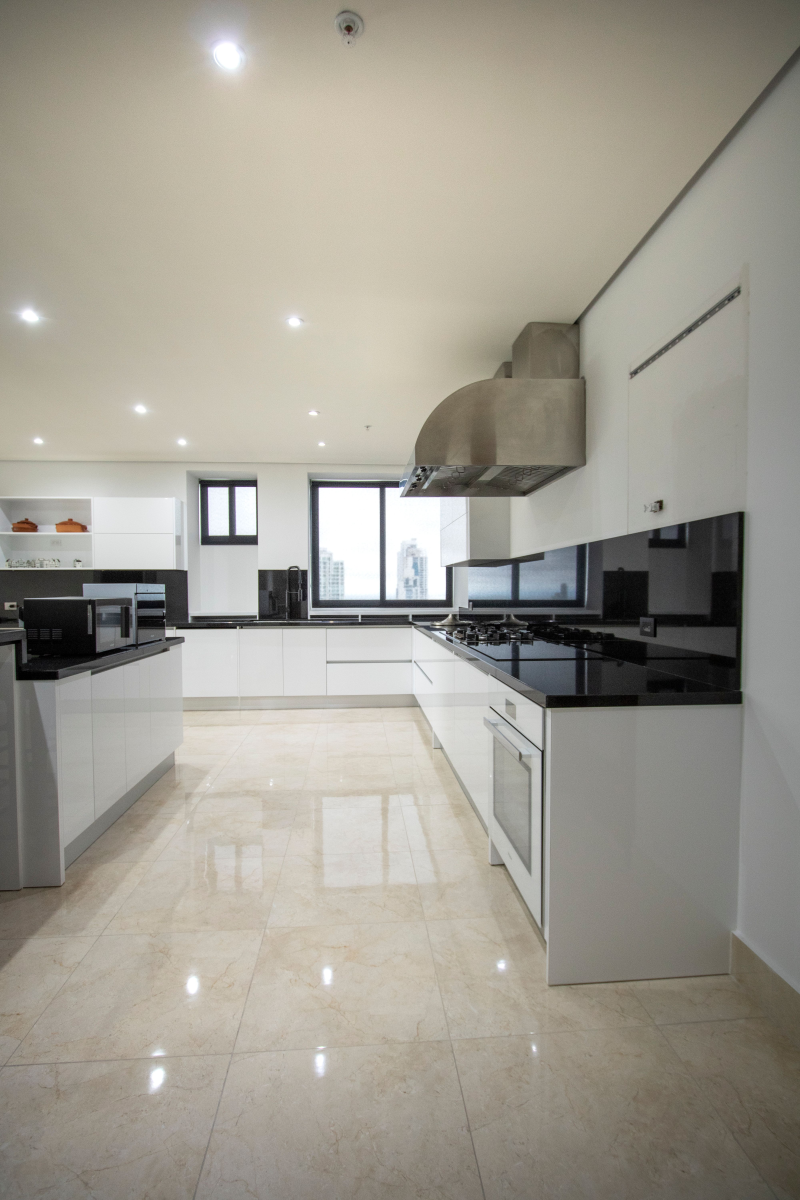
#> input picture 2026-10-27-buyer-tips-final-walk-through/build/src/p17301027.jpg, 4000 x 6000 px, given in place of p18326829.jpg, which was not available (shown at 1/5 size)
$ python prep_photos.py
#> lines starting #> are read from the running program, lines starting #| are printed output that depends on the picture; pictures that were not available may be replaced by others from this repository, and a replacement may not be noted
# Buyer tips Oct 27 2026 photo prep. Full-res Pexels originals in src/ (Pexels License), resized DOWN only.
# One crop per photo: img/NN.jpg 1080x1350 (4:5 carousel). The 1:1 set reuses img/NN.jpg with background-size:cover.
# Grade (fullbleed_tips standard): autocontrast blend 0.35, slight warmth, +5% contrast, UnsharpMask(1.0,70,2).
# No 9:16 set and no Short (Denise Oct 24 2026).
from PIL import Image, ImageEnhance, ImageFilter, ImageOps
import os
os.chdir(os.path.dirname(os.path.abspath(__file__)))
M={"01":("p18326829",.5,.62),"03":("p38311098",.5,.5),"04":("p40454339",.5,.5),"05":("p17301027",.5,.5),"06":("p7098014",.5,.5),
   "07":("p37323045",.5,.5),"08":("p20778163",.5,.5),"09":("p32956273",.5,.5),"10":("p5806989",.5,.5)}
LIFT={}
from PIL import ImageDraw
RT={"01":[((566,664,604,688),(-60,0))]}  # paint out small house number above door
def retouch(k,im):
    for box,(dx,dy) in RT.get(k,[]):
        patch=im.crop((box[0]+dx,box[1]+dy,box[2]+dx,box[3]+dy))
        m=Image.new("L",patch.size,0); ImageDraw.Draw(m).rectangle((2,2,patch.size[0]-3,patch.size[1]-3),fill=255)
        m=m.filter(ImageFilter.GaussianBlur(1.5)); im.paste(patch,box[:2],m)
    return im
def grade(im,k):
    im=Image.blend(im,ImageOps.autocontrast(im,cutoff=0.3),0.35)
    R,G,B=im.split(); R=R.point(lambda v:min(255,int(v*1.012+1))); B=B.point(lambda v:int(v*0.988)); im=Image.merge("RGB",(R,G,B))
    im=ImageEnhance.Contrast(im).enhance(1.05); im=im.filter(ImageFilter.UnsharpMask(1.0,70,2))
    if k in LIFT: im=im.point(lambda v:int(255*(v/255)**(1/LIFT[k])))
    return im
def crop(im,W,H,x,y):
    r=max(W/im.width,H/im.height); assert r<1,(im.size,W,H)
    im=im.resize((round(im.width*r),round(im.height*r)),Image.LANCZOS); l=int((im.width-W)*x); t=int((im.height-H)*y)
    return im.crop((l,t,l+W,t+H))
os.makedirs("img",exist_ok=True)
for k,(f,x,y) in M.items():
    im=ImageOps.exif_transpose(Image.open(f"src/{f}.jpg")).convert("RGB")
#> im is the input picture: PIL image 4000x6000 RGB; mean R, G, B 160.1, 155.9, 145.6
    grade(retouch(k,crop(im,1080,1350,x,y)),k).save(f"img/{k}.jpg",quality=95); print(k,f,"ok")
#> in crop, `return im.crop((l,t,l+W,t+H))`:
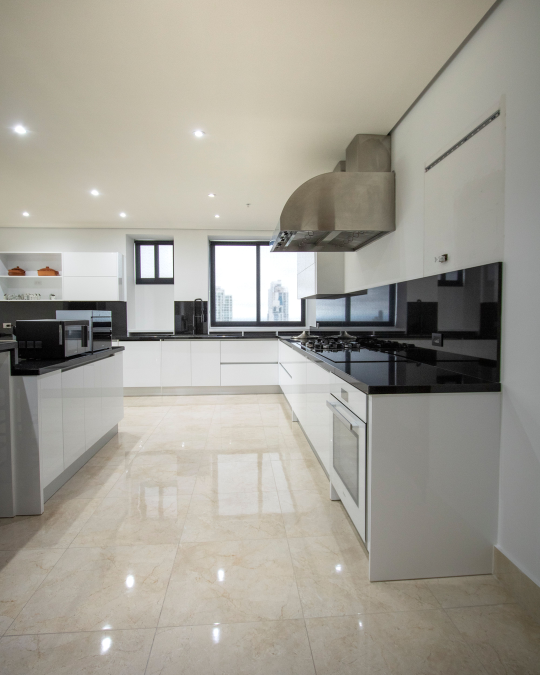
#> returned value: PIL image 1080x1350 RGB (shown at 1/2 size); mean R, G, B 162.7, 159.1, 149.3
#> the loop in retouch, `for box,(dx,dy) in RT.get(k,[]):` made 1 pass
#> (box, dx, dy) on pass 1: ((566, 664, 604, 688), -60, 0)
#> pass 1, in retouch, `patch=im.crop((box[0]+dx,box[1]+dy,box[2]+dx,box[3]+dy))`:
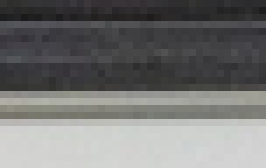
#> patch: PIL image 38x24 RGB (shown 7 times larger); mean R, G, B 115.7, 115.9, 115
#> pass 1, in retouch, `m = m.filter(ImageFilter.GaussianBlur(1.5))`:
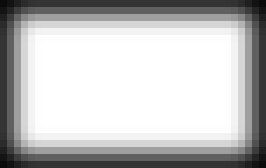
#> m: PIL image 38x24 L (shown 7 times larger); min 11, max 255, mean 189.9
#> in grade, `R, G, B = im.split()`:
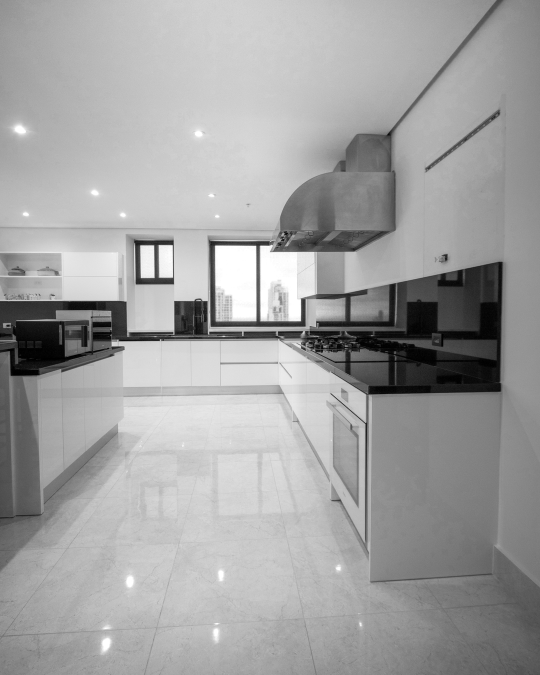
#> R: PIL image 1080x1350 L (shown at 1/2 size); min 0, max 255, mean 161.3
#> in grade, `R, G, B = im.split()`:
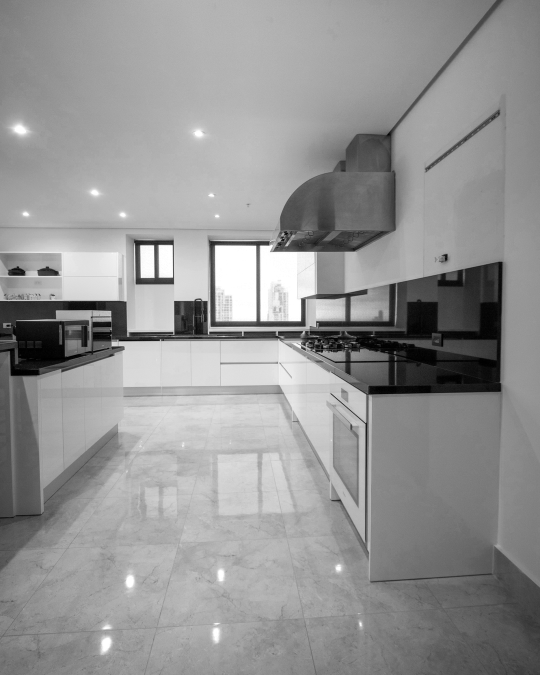
#> B: PIL image 1080x1350 L (shown at 1/2 size); min 0, max 255, mean 147.9
#| 01 p18326829 ok
#> pass 2 of the loop `for k,(f,x,y) in M.items():`:
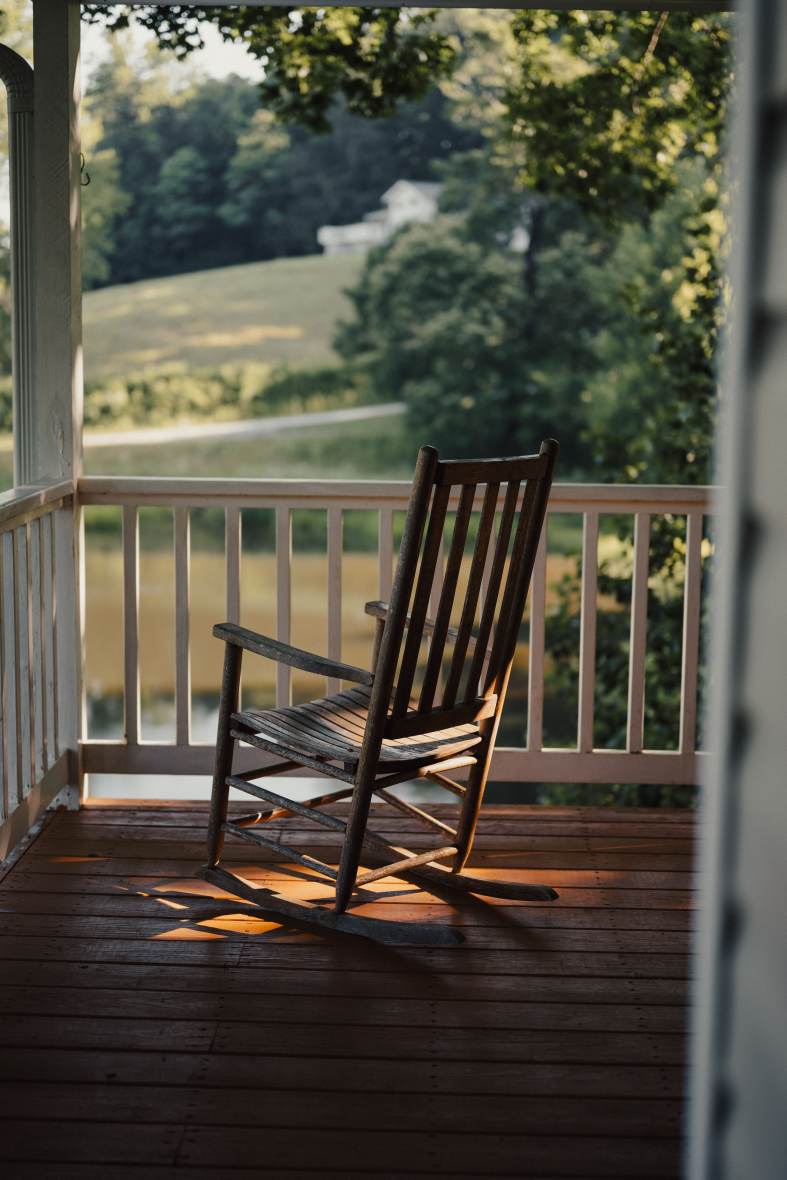
#> input picture 2026-10-27-buyer-tips-final-walk-through/build/src/p20778163.jpg, 5504 x 8256 px, given in place of p38311098.jpg, which was not available (shown at 1/7 size)
#> im is the input picture: PIL image 5504x8256 RGB; mean R, G, B 82.6, 79.4, 67
#> in crop (call 2), `return im.crop((l,t,l+W,t+H))`:
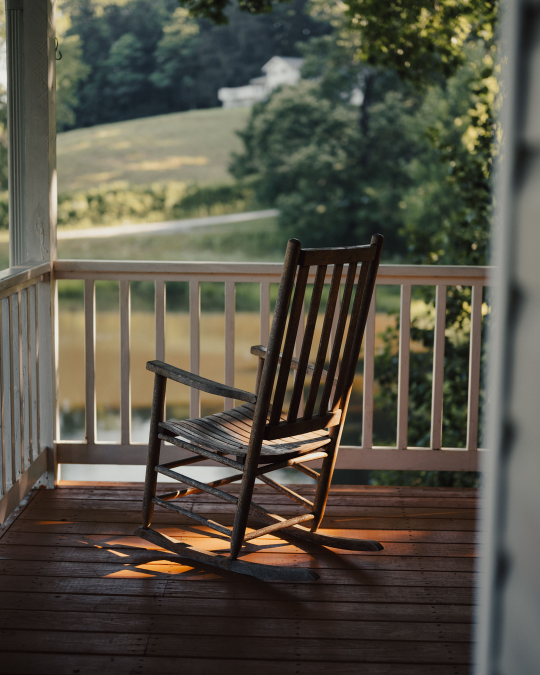
#> returned value: PIL image 1080x1350 RGB (shown at 1/2 size); mean R, G, B 85.5, 82, 69.5
#> in grade (call 2), `R, G, B = im.split()`:
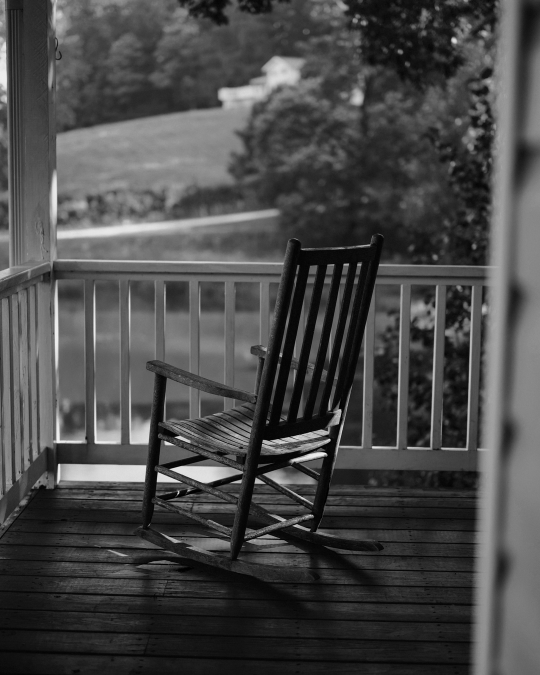
#> B: PIL image 1080x1350 L (shown at 1/2 size); min 0, max 242, mean 72.3
#| 03 p38311098 ok
#> (the run stopped early here; a loop or call above may not have finished)
